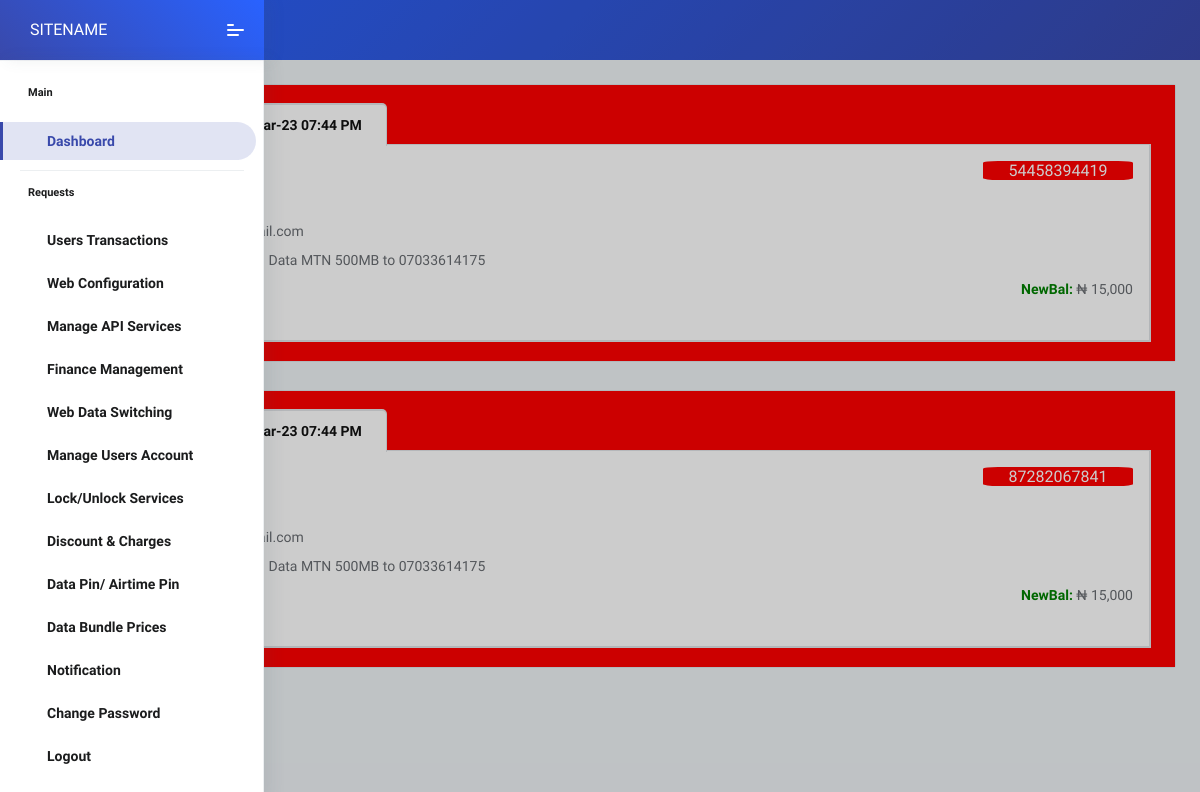
Screenshot of /vtu-adminU335/fail_transaction.php (signed in) with the database file from the repository.
### tables this page shows
CREATE TABLE `general_setting` (
  `id` int(11) NOT NULL,
  `sitetitle` varchar(255) NOT NULL,
  `mtn_guest` varchar(255) NOT NULL,
  `glo_guest` varchar(255) NOT NULL,
  `airtel_guest` varchar(255) NOT NULL,
  `mobile_guest` varchar(500) NOT NULL,
  `contact_body` varchar(255) NOT NULL,
  `contact_number` varchar(255) NOT NULL,
  `paystack_sk` varchar(255) NOT NULL,
  `paystack_pk` varchar(255) NOT NULL,
  `glo_n` varchar(255) NOT NULL,
  `mtn_n` varchar(255) NOT NULL,
  `airtel_n` varchar(255) NOT NULL,
  `mobile_n` varchar(255) NOT NULL,
  `cable_prices` varchar(2552) NOT NULL,
  `simpin` int(30) NOT NULL,
  `airtelpin` int(4) NOT NULL,
  `mtn_gifting` varchar(2552) NOT NULL,
  `smsusername` varchar(255) NOT NULL,
  `smspassword` varchar(255) NOT NULL,
  `sms_sender` varchar(50) NOT NULL,
  `sms_token` varchar(500) NOT NULL,
  `whatsapp` varchar(30) NOT NULL,
  `m_discount` int(2) NOT NULL,
  `g_discount` int(2) NOT NULL,
  `a_discount` int(2) NOT NULL,
  `mo_discount` int(2) NOT NULL,
  `cable_charge` varchar(4) NOT NULL,
  `elect_charge` varchar(4) NOT NULL,
  `deposit_num` varchar(15) NOT NULL,
  `gladapi` varchar(300) NOT NULL,
  `mtnswitch` varchar(25) NOT NULL,
  `gloswitch` varchar(25) NOT NULL,
  `airtelswitch` varchar(25) NOT NULL,
  `mobileswitch` varchar(25) NOT NULL,
  `airtimeswitch` varchar(40) NOT NULL,
  `waec_price` varchar(7) NOT NULL,
  `neco_price` varchar(10) NOT NULL,
  `nabteb_price` varchar(10) NOT NULL,
  `a_discount2` varchar(7) NOT NULL,
  `g_discount2` varchar(7) NOT NULL,
  `mo_discount2` varchar(7) NOT NULL,
  `m_discount2` varchar(7) NOT NULL,
  `earner_price` varchar(5000) NOT NULL,
  `topuser_price` varchar(5000) NOT NULL,
  `affliate_price` varchar(5000) NOT NULL,
  `ambassador_price` varchar(5000) NOT NULL,
  `smile_bundle` varchar(5000) NOT NULL,
  `m_discount3` varchar(7) NOT NULL,
  `a_discount3` varchar(7) NOT NULL,
  `g_discount3` varchar(7) NOT NULL,
  `mo_discount3` varchar(7) NOT NULL,
  `mail_host` varchar(300) NOT NULL,
  `mail_user` varchar(300) NOT NULL,
  `mail_pass` varchar(300) NOT NULL,
  `mtn_server` varchar(300) NOT NULL,
  `glo_server` varchar(300) NOT NULL,
  `airtel_server` varchar(300) NOT NULL,
  `mobile_server` varchar(300) NOT NULL,
  `ussd_token` varchar(300) NOT NULL,
  `mtn_airtimepin` varchar(4) NOT NULL,
  `glo_airtimepin` varchar(4) NOT NULL,
  `airtel_airtimepin` varchar(4) NOT NULL,
  `mobile_airtimepin` varchar(4) NOT NULL,
  `vtpass_login` varchar(500) NOT NULL,
  `popup_msg` varchar(5000) NOT NULL,
  `mode` varchar(3) NOT NULL,
  `scroll_msg` varchar(5000) NOT NULL,
  `admin_email` varchar(100) NOT NULL,
  `theme_color` varchar(100) NOT NULL,
  `tv_switch` varchar(25) NOT NULL,
  `elect_switch` varchar(25) NOT NULL,
  `edu_switch` varchar(25) NOT NULL,
  `gifting_switch` varchar(25) NOT NULL,
  `airtelcgswitch` varchar(25) NOT NULL
);

CREATE TABLE `mytransaction` (
  `id` int(255) NOT NULL,
  `email` varchar(255) NOT NULL,
  `username` varchar(225) NOT NULL,
  `amount` varchar(255) NOT NULL,
  `descr` varchar(2552) NOT NULL,
  `status` varchar(255) NOT NULL,
  `date` varchar(255) NOT NULL,
  `active` varchar(255) NOT NULL,
  `trx` varchar(255) NOT NULL,
  `oldbal` varchar(255) NOT NULL,
  `newbal` varchar(255) NOT NULL
);

### config.php (called while the page is built, shortened)
<?php
$adminpage = "https://olampaysub.com/vtu-adminU335";
$dbsetting = mysqli_connect('localhost','olamugii_olamdata','Wuf5k@8VYg3ckTY','olamugii_olamdata');
$querysetting = "SELECT * FROM general_setting";
                $resultsetting = mysqli_query($dbsetting, $querysetting);
                while($rowsetting = mysqli_fetch_assoc($resultsetting)) {
 $sitetitle = $rowsetting['sitetitle'];
}
?>

### vtu-adminU335/session.php (called while the page is built, shortened)
<?php
require('../config.php');
?>

### vtu-adminU335/fail_transaction.php (the view, shortened to what this page needs)
<?php
require("header.php");
?>
    <div class="pcoded-main-container">
        <div class="pcoded-wrapper">
            <div class="pcoded-content">
                <div class="pcoded-inner-content">
                    <div class="main-body">
                        <div class="page-wrapper">
<?php
$history="";
$ddaa = mysqli_query($db,"SELECT * FROM mytransaction WHERE status='Unsuccessful' OR status='Pending' ORDER BY id DESC LIMIT 20000");
while($data =mysqli_fetch_array($ddaa)){
      $status=strtolower($data['status']);
      $amount=$data['amount'];
      $trx=$data['trx'];
      $descr=$data['descr'];
      $date=$data['date'];
      $oldbal=$data['oldbal'];
      $newbal=$data['newbal'];
      $username=$data['username'];
      $email=$data['email'];
      if ($status !="successful" && $status != "credited" && $status != "credit" && $status != "debit"){
        $facemode='background-color:red';
      }
      else{
        $facemode='background-color:green';
      }
      $history.='<div class="row">
        <div class="col-md-12 grid-margin stretch-card">
        <div class="card">
                <div class="card-body" style="'.$facemode.'">
                    <ul class="nav nav-tabs" id="myTab" role="tablist">
                      <li class="nav-item">
                        <a class="nav-link active" id="profile-tab" data-toggle="tab" href="#profile" role="tab" aria-controls="profile" aria-selected="true">Order ||  Date: '.$date.'</a>
                      </li>
                    </ul>
                    <div class="tab-content border border-top-0 p-3" id="myTabContent">
                      <div class="tab-pane fade active show" id="profile" role="tabpanel" aria-labelledby="profile-tab">
                           <h6 class="card-title">Amount: ₦'.($amount).'<span style="float: right;'.$facemode.';border-radius: 10%;width: 150px;text-align: center;color: white;">'.$trx.'</span></h6>
                           <form class="forms-sample">
                            <div class="form-group">
                                <label style="color: black;font-weight: bold;">Username: </label>
                               <span>'.$username.'</span>
                               <br>
                                <label style="color: black;font-weight: bold;">Email: </label>
                                <span>'.$email.'</span>
                                <br>
                                <label style="color: black;font-weight: bold;">Descr: </label>
                                <span>'.$descr.'</span>
                                <br>
                                 <label style="color: red;font-weight: bold;">OldBal: </label>
                                <span>₦ '.number_format($oldbal).'</span>
                                <span style="float: right;"><span style="color: green;font-weight: bold;">NewBal: </span>₦ '.number_format($newbal).'</span>
                            </div>
                            </form>
                      </div>
                    </div>
                </div>
            </div>
        </div>
    </div>';
}
?>
<?php echo $history; ?>
                        </div>
                    </div>
                </div>
            </div>
        </div>
    </div>
<?php require("footer.php"); ?>

### vtu-adminU335/header.php (shortened to what this page needs)
<?php
require("session.php");
?>
<!DOCTYPE html>
<html lang="en">
<head>
    <link rel="stylesheet" href="https://codedthemes.com/demos/admin-templates/flash-able/bootstrap/assets/fonts/fontawesome/css/fontawesome-all.min.css">
    <link rel="stylesheet" href="static/assets/plugins/animation/css/animate.min.css">
    <link rel="stylesheet" href="static/assets/plugins/prism/css/prism.min.css">
    <link rel="stylesheet" href="static/assets/plugins/data-tables/css/datatables.min.css">
    <link rel="stylesheet" href="static/assets/css/style.css">
    <link rel="stylesheet" href="static/assets/plugins/pnotify/css/pnotify.custom.min.css">
	<link rel="stylesheet" href="static/assets/css/pages/pnotify.css">
    <link rel="stylesheet" href="https://codedthemes.com/demos/admin-templates/flash-able/bootstrap/assets/fonts/feather/css/feather.css">
</head>
<body class="layout-3">
    <nav class="pcoded-navbar menupos-fixed menu-light brand-blue active-blue">
        <div class="navbar-wrapper">
            <div class="navbar-brand header-logo">
                <a href="<?php echo $adminpage; ?>/dashboard" class="b-brand">
                    <span class="b-title"><?php echo strtoupper($sitetitle); ?></span>
                <a class="mobile-menu" id="mobile-collapse" href=""><span></span></a>
            </div>
            <div class="navbar-content scroll-div">
                <ul class="nav pcoded-inner-navbar">
                    <li class="nav-item pcoded-menu-caption">
                        <label>Main</label>
                    </li>
                    <li class="nav-item active">
                        <a href="<?php echo $adminpage; ?>/dashboard" class="nav-link"><span class="pcoded-micon"><i class="feather icon-home"></i></span><span class="pcoded-mtext">Dashboard</span></a>
                    </li>
                    <li class="nav-item pcoded-menu-caption">
                        <label>Requests</label>
                    </li>
                     <li class="nav-item pcoded-hasmenu">
                        <a href="#" class="nav-link"><span class="pcoded-micon"><i class="feather icon-menu"></i></span><span class="pcoded-mtext">Users Transactions</span></a>
                    </li>
                    <li class="nav-item pcoded-hasmenu">
                        <a href="#" class="nav-link"><span class="pcoded-micon"><i class="feather icon-menu"></i></span><span class="pcoded-mtext">Web Configuration</span></a>
                    </li>
                 <li class="nav-item pcoded-hasmenu">
                        <a href="#" class="nav-link"><span class="pcoded-micon"><i class="feather icon-menu"></i></span><span class="pcoded-mtext">Manage API Services</span></a>
                    </li>
                    <li class="nav-item pcoded-hasmenu">
                        <a href="#" class="nav-link"><span class="pcoded-micon"><i class="feather icon-menu"></i></span><span class="pcoded-mtext">Finance Management</span></a>
                    </li>
                                        <li class="nav-item pcoded-hasmenu">
                        <a href="#" class="nav-link"><span class="pcoded-micon"><i class="feather icon-menu"></i></span><span class="pcoded-mtext">Web Data Switching</span></a>
                    </li>
                    <li class="nav-item pcoded-hasmenu">
                        <a href="#" class="nav-link"><span class="pcoded-micon"><i class="feather icon-menu"></i></span><span class="pcoded-mtext">Manage Users Account</span></a>
                    </li>
                      <li class="nav-item pcoded-hasmenu">
                        <a href="#" class="nav-link"><span class="pcoded-micon"><i class="feather icon-menu"></i></span><span class="pcoded-mtext">Lock/Unlock Services</span></a>
                    </li>
                    <li class="nav-item pcoded-hasmenu">
                        <a href="#" class="nav-link"><span class="pcoded-micon"><i class="feather icon-menu"></i></span><span class="pcoded-mtext">Discount & Charges</span></a>
                    </li>
                    <li class="nav-item pcoded-hasmenu">
                        <a href="#" class="nav-link"><span class="pcoded-micon"><i class="feather icon-menu"></i></span><span class="pcoded-mtext">Data Pin/ Airtime Pin</span></a>
                    </li>
                      <li class="nav-item pcoded-hasmenu">
                        <a href="#" class="nav-link"><span class="pcoded-micon"><i class="feather icon-menu"></i></span><span class="pcoded-mtext">Data Bundle Prices</span></a>
                    </li>
                     <li class="nav-item pcoded-hasmenu">
                        <a href="#" class="nav-link"><span class="pcoded-micon"><i class="feather icon-menu"></i></span><span class="pcoded-mtext">Notification</span></a>
                    </li>
                     <li class="nav-item">
                        <a href="<?php echo $adminpage; ?>/change_password" class="nav-link"><span class="pcoded-micon"><i class="feather icon-settings"></i></span><span class="pcoded-mtext">Change Password</span></a>
                    </li>
                     <li class="nav-item">
                        <a href="<?php echo $adminpage; ?>/logout" class="nav-link"><span class="pcoded-micon"><i class="feather icon-power"></i></span><span class="pcoded-mtext">Logout</span></a>
                    </li>
                </ul>
            </div>
        </div>
    </nav>
    <header class="navbar pcoded-header navbar-expand-lg navbar-light headerpos-fixed header-blue">
        <div class="collapse navbar-collapse">
            <ul class="navbar-nav ml-auto">
                <li>
                    <div class="dropdown drp-user">
                        <a href="#" class="dropdown-toggle" data-toggle="dropdown">
                            <i class="icon feather icon-settings"></i>
                        </a>
                    </div>
                </li>
            </ul>
        </div>
    </header>

### vtu-adminU335/fail_transaction.php (style rules this page uses)
li { font-weight: bolder !important; }

### rows the page displays
general_setting: sitetitle "SITENAME"
mytransaction: date "30-Mar-23 07:44 PM", trx "54458394419", descr "Unsuccessful Data MTN 500MB to 07033614175", newbal "15,000"
mytransaction: date "30-Mar-23 07:44 PM", trx "87282067841", descr "Unsuccessful Data MTN 500MB to 07033614175", newbal "15,000"
